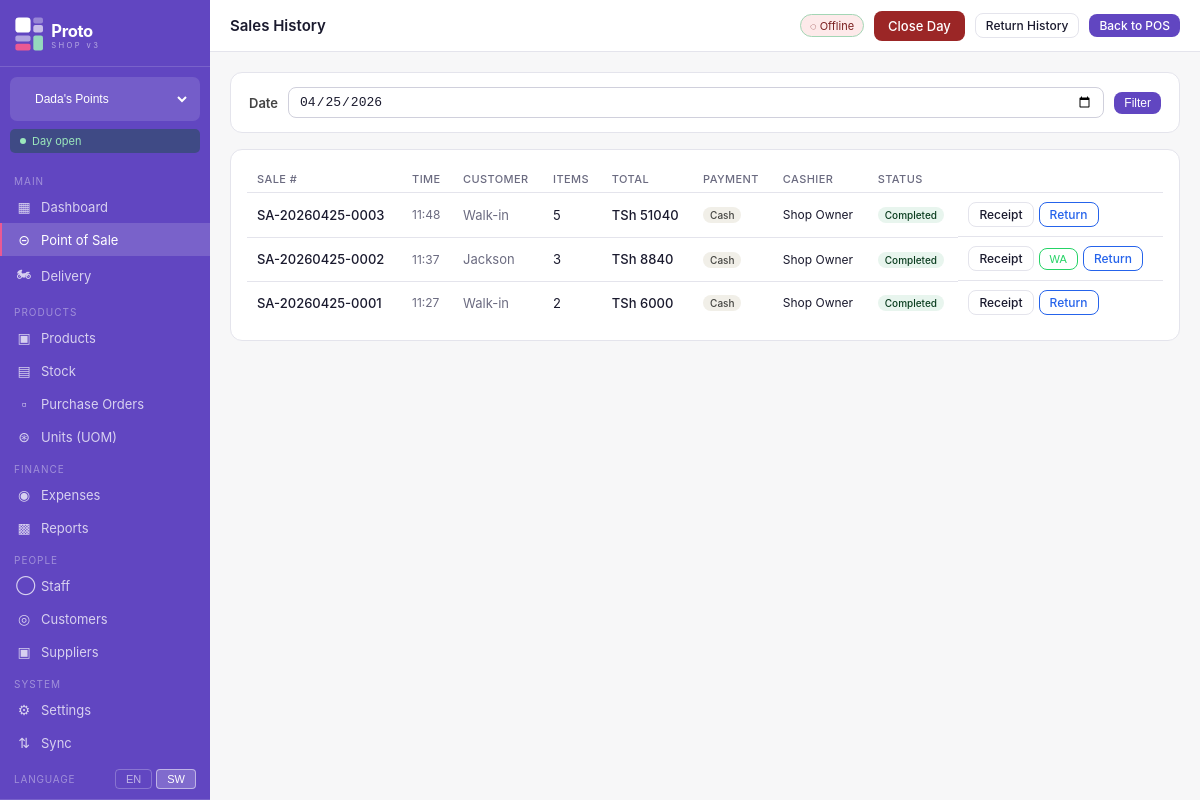
The page /pos/history/ (signed in) on the database its author committed.
### shops/models.py (models this page shows, shortened)
class Shop(models.Model):
    SHOP_TYPE_CHOICES = [
        ('handbags', 'Handbags'),
        ('hair', 'Hair Products'),
        ('home', 'Home Supplies'),
        ('other', 'Other'),
    ]
    name = models.CharField(max_length=100)
    shop_type = models.CharField(max_length=20, choices=SHOP_TYPE_CHOICES)
    address = models.TextField(blank=True)
    phone = models.CharField(max_length=20, blank=True)
    is_active = models.BooleanField(default=True)
    created_at = models.DateTimeField(auto_now_add=True)
    class Meta:
        ordering = ['name']

class UserShopAccess(models.Model):
    ROLE_CHOICES = [
        ('owner', 'Owner'),
        ('admin', 'Admin'),
        ('cashier', 'Cashier'),
    ]
    user = models.ForeignKey(User, on_delete=models.CASCADE, related_name='shop_access')
    shop = models.ForeignKey(Shop, on_delete=models.CASCADE, related_name='user_access')
    role = models.CharField(max_length=20, choices=ROLE_CHOICES, default='cashier')
    is_active = models.BooleanField(default=True)
    class Meta:
        unique_together = ('user', 'shop')

### pos/models.py (models this page shows, shortened)
class Sale(models.Model):
    PAYMENT_METHODS = [
        ('cash', 'Cash'),
        ('mpesa', 'M-Pesa'),
        ('credit', 'Credit / Borrow'),
        ('split', 'Split Payment'),
    ]
    STATUS_CHOICES = [
        ('completed', 'Completed'),
        ('voided', 'Voided'),
        ('refunded', 'Refunded'),
        ('partially_returned', 'Partially Returned'),
    ]
    sale_number = models.CharField(max_length=20, unique=True, blank=True)
    shop = models.ForeignKey(Shop, on_delete=models.CASCADE, related_name='sales')
    day_session = models.ForeignKey(DaySession, on_delete=models.SET_NULL, null=True, blank=True, related_name='sales')
    customer = models.ForeignKey(Customer, on_delete=models.SET_NULL, null=True, blank=True, related_name='sales')
    cashier = models.ForeignKey(User, on_delete=models.SET_NULL, null=True, related_name='sales')
    subtotal = models.DecimalField(max_digits=14, decimal_places=2, default=0)
    tax_amount = models.DecimalField(max_digits=14, decimal_places=2, default=0)
    discount_amount = models.DecimalField(max_digits=14, decimal_places=2, default=0)
    total = models.DecimalField(max_digits=14, decimal_places=2, default=0)
    payment_method = models.CharField(max_length=10, choices=PAYMENT_METHODS)
    amount_paid = models.DecimalField(max_digits=14, decimal_places=2, default=0)
    change_given = models.DecimalField(max_digits=14, decimal_places=2, default=0)
    status = models.CharField(max_length=20, choices=STATUS_CHOICES, default='completed')
    voided_by = models.ForeignKey(User, on_delete=models.SET_NULL, null=True, blank=True, related_name='voided_sales')
    void_reason = models.TextField(blank=True)
    notes = models.TextField(blank=True)
    created_at = models.DateTimeField(auto_now_add=True)
    synced = models.BooleanField(default=False)
    class Meta:
        ordering = ['-created_at']

### customers/models.py (models this page shows, shortened)
class Customer(models.Model):
    name = models.CharField(max_length=150)
    phone = models.CharField(max_length=20, blank=True)
    email = models.EmailField(blank=True)
    address = models.TextField(blank=True)
    shop = models.ForeignKey(Shop, on_delete=models.CASCADE, related_name='customers', null=True, blank=True)
    credit_limit = models.DecimalField(max_digits=12, decimal_places=2, default=0)
    credit_balance = models.DecimalField(max_digits=12, decimal_places=2, default=0)  # amount owed
    notes = models.TextField(blank=True)
    is_active = models.BooleanField(default=True)
    created_at = models.DateTimeField(auto_now_add=True)
    class Meta:
        ordering = ['name']

### pos/views.py (the view)
# urls.py: path('history/', views.sale_history, name='history'),
@login_required
def sale_history(request):
    shop = get_current_shop(request)
    if not shop:
        return redirect('shop_select')
    today = timezone.now().date()
    from django.core.paginator import Paginator
    date_filter = request.GET.get('date', str(today))
    try:
        import datetime
        filter_date = datetime.date.fromisoformat(date_filter)
    except Exception:
        filter_date = today
    sales_qs = Sale.objects.filter(shop=shop, created_at__date=filter_date).select_related(
        'customer', 'cashier'
    ).prefetch_related('items').order_by('-created_at')
    paginator = Paginator(sales_qs, 25)
    page_obj  = paginator.get_page(request.GET.get('page'))
    return render(request, 'pos/history.html', {
        'sales': page_obj,
        'page_obj': page_obj,
        'shop': shop,
        'filter_date': filter_date,
        'today': today,
        'current_role': request.session.get('current_role', 'cashier'),
    })

### pos/views.py (called while the page is built)
def get_current_shop(request):
    shop_id = request.session.get('current_shop_id')
    if not shop_id:
        return None
    return Shop.objects.filter(id=shop_id).first()

### shops/models.py (called while the page is built)
    @property
    def is_open(self):
        return self.status == 'open'

### templates/pos/history.html (shortened to what this page needs)
{% extends "base.html" %}
{% block page_title %}Sales History{% endblock %}
{% block topbar_actions %}
  <a href="{% url 'pos:return_history' %}" class="btn btn-outline btn-sm">Return History</a>
  <a href="{% url 'pos:index' %}" class="btn btn-primary btn-sm">Back to POS</a>
{% endblock %}
{% block content %}
<div class="card" style="padding:14px 18px;margin-bottom:16px">
  <form method="get" style="display:flex;gap:10px;align-items:center">
    <label style="font-size:13px;font-weight:600;color:#444">Date</label>
    <input type="date" name="date" value="{{ filter_date|date:'Y-m-d' }}"
           style="padding:6px 10px;border:1px solid #d0d0dc;border-radius:8px;font-size:13px">
    <button type="submit" class="btn btn-primary btn-sm">Filter</button>
  </form>
</div>
<div class="card">
  <div class="table-wrap">
    <table>
      <thead>
        <tr>
          <th>Sale #</th>
          <th>Time</th>
          <th>Customer</th>
          <th>Items</th>
          <th>Total</th>
          <th>Payment</th>
          <th>Cashier</th>
          <th>Status</th>
          <th></th>
        </tr>
      </thead>
      <tbody>
        {% for s in sales %}
        {% with session_open=s.day_session.is_open %}
        <tr>
          <td style="font-weight:500">{{ s.sale_number }}</td>
          <td style="color:#6b6b80;font-size:12px">{{ s.created_at|date:"H:i" }}</td>
          <td style="color:#6b6b80">{{ s.customer.name|default:"Walk-in" }}</td>
          <td>{{ s.items.count }}</td>
          <td style="font-weight:500">TSh {{ s.total|floatformat:0 }}</td>
          <td>
            <span class="badge {% if s.payment_method == 'mpesa' %}badge-green{% elif s.payment_method == 'credit' %}badge-pink{% else %}badge-gray{% endif %}">
              {{ s.get_payment_method_display }}
            </span>
          </td>
          <td style="font-size:12px">{{ s.cashier.get_full_name|default:s.cashier.username|default:"-" }}</td>
          <td>
            {% if s.status == 'completed' %}
              <span class="badge badge-green">Completed</span>
            {% elif s.status == 'voided' %}
              <span class="badge badge-red">Voided</span>
            {% elif s.status == 'refunded' %}
              <span class="badge badge-pink">Refunded</span>
            {% elif s.status == 'partially_returned' %}
              <span class="badge badge-pink">Partial Return</span>
            {% else %}
              <span class="badge badge-gray">{{ s.get_status_display }}</span>
            {% endif %}
          </td>
          <td style="display:flex;gap:5px;align-items:center;flex-wrap:wrap">
            <a href="{% url 'pos:receipt' s.pk %}" class="btn btn-outline btn-sm" target="_blank">Receipt</a>
            {% if s.customer and s.customer.phone %}
            <button class="btn btn-outline btn-sm" style="color:#25d366;border-color:#25d366;font-size:11px"
                    onclick="sendWaReceipt({{ s.pk }}, this)" title="Send receipt via WhatsApp">WA</button>
            {% endif %}
            {% if s.status in 'completed,partially_returned' %}
              {% if session_open %}
                <a href="{% url 'pos:create_return' s.pk %}" class="btn btn-outline btn-sm"
                   style="color:#2563eb;border-color:#2563eb">Return</a>
              {% else %}
                <span style="font-size:11px;color:#9ca3af;font-style:italic">Day closed</span>
              {% endif %}
            {% endif %}
          </td>
        </tr>
        {% endwith %}
        {% empty %}
        <tr>
          <td colspan="9" style="text-align:center;padding:28px;color:#6b6b80">No sales for this date.</td>
        </tr>
        {% endfor %}
      </tbody>
    </table>
  </div>
</div>
{% endblock %}

### templates/base.html (shortened to what this page needs)
<!DOCTYPE html>
<html lang="en">
<head>
  <link rel="stylesheet" href="/static/css/proto.css">
</head>
<body>
<div class="app-layout">
  <aside class="sidebar">
    <div class="sidebar-logo">
      <a href="{% url 'dashboard' %}" style="display:flex;align-items:center;padding:2px 0;">
        <img src="/static/img/logo-white.svg" alt="Proto v3" style="height:36px;width:auto;">
      </a>
    </div>
    {% if all_accessible_shops %}
    <form method="post" action="{% url 'switch_shop' %}" class="shop-switcher">
      <select name="shop_id" onchange="this.form.submit()">
        {% for access in all_accessible_shops %}
          <option value="{{ access.shop.id }}"
            {% if access.shop.id == current_shop.id %}selected{% endif %}>
            {{ access.shop.name }}
          </option>
        {% endfor %}
      </select>
    </form>
    {% endif %}
    <div class="day-badge {% if day_is_open %}day-open{% else %}day-closed{% endif %}">
      <span class="day-dot"></span>
      {% if day_is_open %}Day open{% else %}Day closed{% endif %}
    </div>
    <nav class="sidebar-nav">
      <div class="nav-section">Main</div>
      <a href="{% url 'dashboard' %}" class="nav-item {% if request.resolver_match.url_name == 'dashboard' %}active{% endif %}">
        <span class="nav-icon">&#9638;</span> Dashboard
      </a>
      <a href="{% url 'pos:index' %}" class="nav-item {% if 'pos' in request.resolver_match.namespace %}active{% endif %}">
        <span class="nav-icon">&#8861;</span> Point of Sale
      </a>
      <a href="{% url 'delivery:board' %}" class="nav-item {% if request.resolver_match.namespace == 'delivery' %}active{% endif %}">
        <span class="nav-icon">&#127949;</span> Delivery
      </a>
      <div class="nav-section">Products</div>
      <a href="{% url 'products:list' %}" class="nav-item {% if request.resolver_match.namespace == 'products' %}active{% endif %}">
        <span class="nav-icon">&#9635;</span> Products
      </a>
      <a href="{% url 'stock:list' %}" class="nav-item {% if request.resolver_match.namespace == 'stock' %}active{% endif %}">
        <span class="nav-icon">&#9636;</span> Stock
      </a>
      <a href="{% url 'purchases:list' %}" class="nav-item {% if request.resolver_match.namespace == 'purchases' %}active{% endif %}">
        <span class="nav-icon">&#9643;</span> Purchase Orders
      </a>
      <a href="{% url 'units:list' %}" class="nav-item {% if request.resolver_match.namespace == 'units' %}active{% endif %}">
        <span class="nav-icon">&#8859;</span> Units (UOM)
      </a>
      <div class="nav-section">Finance</div>
      <a href="{% url 'expenses:list' %}" class="nav-item {% if request.resolver_match.namespace == 'expenses' %}active{% endif %}">
        <span class="nav-icon">&#9673;</span> Expenses
      </a>
      <a href="{% url 'reports:dashboard' %}" class="nav-item {% if request.resolver_match.namespace == 'reports' %}active{% endif %}">
        <span class="nav-icon">&#9641;</span> Reports
      </a>
      <div class="nav-section">People</div>
      <a href="{% url 'staff:list' %}" class="nav-item {% if request.resolver_match.namespace == 'staff' %}active{% endif %}">
        <span class="nav-icon">&#9711;</span> Staff
      </a>
      <a href="{% url 'customers:list' %}" class="nav-item {% if request.resolver_match.namespace == 'customers' %}active{% endif %}">
        <span class="nav-icon">&#9678;</span> Customers
      </a>
      <a href="{% url 'purchases:suppliers' %}" class="nav-item {% if request.resolver_match.url_name == 'suppliers' or request.resolver_match.url_name == 'supplier_create' %}active{% endif %}">
        <span class="nav-icon">&#9635;</span> Suppliers
      </a>
      <div class="nav-section">System</div>
      <a href="{% url 'settings:index' %}" class="nav-item {% if request.resolver_match.namespace == 'settings' %}active{% endif %}">
        <span class="nav-icon">&#9881;</span> Settings
      </a>
      <a href="{% url 'sync_engine:dashboard' %}" class="nav-item {% if request.resolver_match.namespace == 'sync_engine' %}active{% endif %}">
        <span class="nav-icon">&#8645;</span> Sync
      </a>
      <div class="nav-lang">
        <span class="nav-lang-label">Language</span>
        <div class="nav-lang-btns">
          <form method="post" action="{% url 'settings:change_language' %}" style="display:inline">
            <button type="submit" class="lang-btn {% if request.LANGUAGE_CODE == 'en' %}lang-active{% endif %}">EN</button>
          </form>
          <form method="post" action="{% url 'settings:change_language' %}" style="display:inline">
            <button type="submit" class="lang-btn {% if request.LANGUAGE_CODE != 'en' %}lang-active{% endif %}">SW</button>
          </form>
        </div>
      </div>
    </nav>
  </aside>
  <div class="main-area">
    <header class="topbar">
      <div class="topbar-left">
        <h1 class="page-title">{% block page_title %}Dashboard{% endblock %}</h1>
      </div>
      <div class="topbar-right">
        <span class="sync-badge" id="sync-indicator" title="Click to sync">&#9679; Online</span>
        {% if day_is_open %}
          <a href="#" class="btn btn-danger" onclick="showCloseDayModal(); return false;">Close Day</a>
        {% else %}
          <a href="#" class="btn btn-success" onclick="showOpenDayModal(); return false;">Open Day</a>
        {% endif %}
        {% block topbar_actions %}{% endblock %}
      </div>
    </header>
    <main class="page-content">
      {% block content %}{% endblock %}
    </main>
  </div>
</div>
</body>
</html>

### rows shown on the page
Shop: shop_id "Dada's Points"
Sale: sale_number "SA-20260425-0003", created_at "11:48", customer.name "Walk-in", items.count "5", total "51040", payment_method "Cash", cashier.get_full_name "Shop Owner", status "Completed"
Sale: sale_number "SA-20260425-0002", created_at "11:37", customer.name "Jackson", items.count "3", total "8840", payment_method "Cash", cashier.get_full_name "Shop Owner", status "Completed"
Sale: sale_number "SA-20260425-0001", created_at "11:27", customer.name "Walk-in", items.count "2", total "6000", payment_method "Cash", cashier.get_full_name "Shop Owner", status "Completed"
